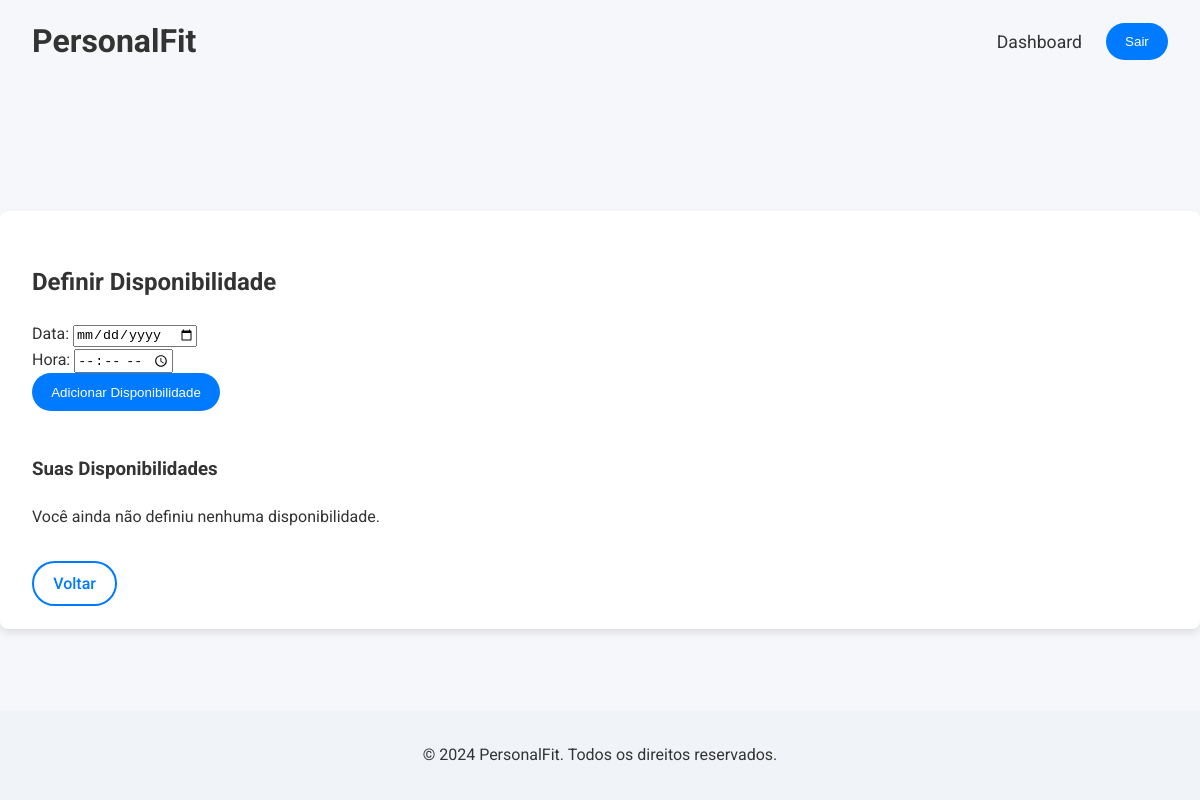
The page /teacher-dashboard/define-availability/ (signed in) on the database as committed earlier.
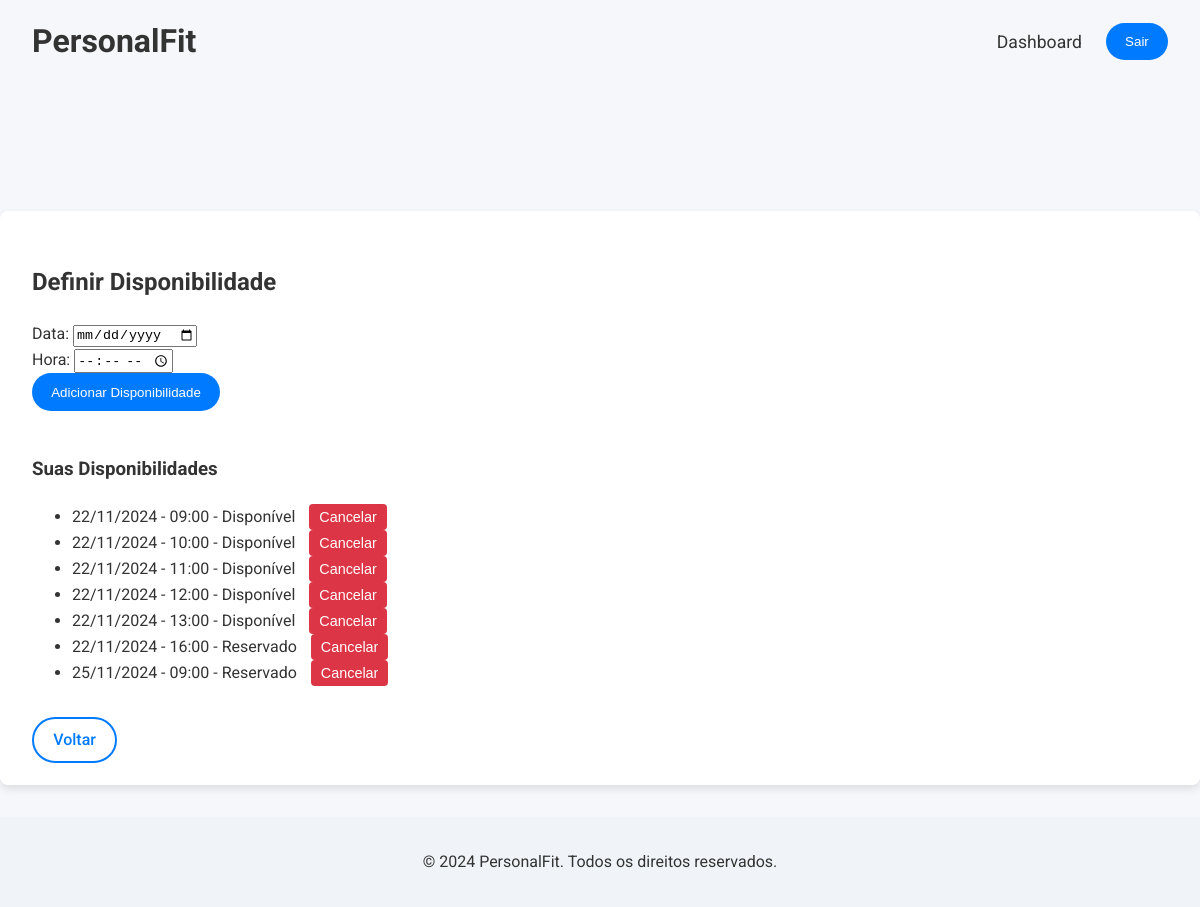
The same page on the database as committed later.
### pe_evaluation/models.py (models this page shows, shortened)
class Availability(models.Model):
    teacher = models.ForeignKey(User, on_delete=models.CASCADE, related_name='availabilities')
    date = models.DateField()
    time = models.TimeField()
    is_booked = models.BooleanField(default=False)

### pe_evaluation/views.py (the view)
# urls.py: path('teacher-dashboard/define-availability/', views.define_availability, name='define_availability'),
@login_required
@user_passes_test(is_teacher)
def define_availability(request):
    if request.method == 'POST':
        date = request.POST.get('date')
        time = request.POST.get('time')
        Availability.objects.create(teacher=request.user, date=date, time=time)
        messages.success(request, 'Disponibilidade adicionada com sucesso!')
        return redirect('define_availability')
    availabilities = Availability.objects.filter(teacher=request.user).order_by('date', 'time')
    return render(request, 'define_availability.html', {'availabilities': availabilities})

### pe_evaluation/views.py (called while the page is built)
def is_teacher(user):
    return user.is_authenticated and (user.is_staff or user.is_superuser)

### pe_evaluation/templates/define_availability.html (shortened to what this page needs)
{% extends 'base.html' %}
{% block content %}
<div class="container">
    <h2>Definir Disponibilidade</h2>
    <form method="post">
        <div class="form-group">
            <label for="id_date">Data:</label>
            <input type="date" name="date" id="id_date" class="form-control" required>
        </div>
        <div class="form-group">
            <label for="id_time">Hora:</label>
            <input type="time" name="time" id="id_time" class="form-control" required>
        </div>
        <button type="submit" class="btn">Adicionar Disponibilidade</button>
    </form>
    <br>
    <h3>Suas Disponibilidades</h3>
    <div class="availability-list">
        {% if availabilities %}
            <ul>
                {% for availability in availabilities %}
                    <li>
                        {{ availability.date|date:"d/m/Y" }} - {{ availability.time|time:"H:i" }} -
                        {% if availability.is_booked %}
                            Reservado
                        {% else %}
                            Disponível
                        {% endif %}
                        <form method="post" action="{% url 'delete_availability' availability.id %}" style="display:inline;">
                            <button type="submit" class="btn btn-small btn-danger">Cancelar</button>
                        </form>
                    </li>
                {% endfor %}
            </ul>
        {% else %}
            <p>Você ainda não definiu nenhuma disponibilidade.</p>
        {% endif %}
    </div>
    <br>
    <a href="{% url 'teacher_dashboard' %}" class="btn-outline">Voltar</a>
</div>
{% endblock %}

Rows that differ between the two databases and show on the page:
added Availability: date "22/11/2024", time "09:00", is_booked "Disponível"
added Availability: date "22/11/2024", time "10:00", is_booked "Disponível"
added Availability: date "22/11/2024", time "11:00", is_booked "Disponível"
added Availability: date "22/11/2024", time "12:00", is_booked "Disponível"
added Availability: date "22/11/2024", time "13:00", is_booked "Disponível"
added Availability: date "22/11/2024", time "16:00", is_booked "Reservado"
added Availability: date "25/11/2024", time "09:00", is_booked "Reservado"
Other text that changed with them:
text no longer shown: "Você ainda não definiu nenhuma disponibilidade."
